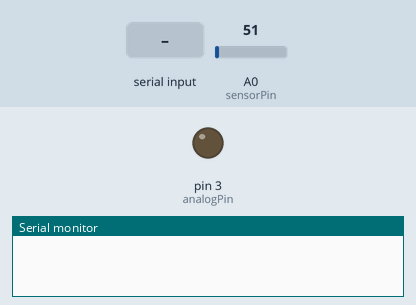
Recording of a sketch running on a simulated Arduino Uno, built with avr-gcc and run on an emulated ATmega328P. Parts: output pins drawn as LEDs (lit = HIGH), the last lines printed to the serial monitor. Inputs (shaded band) come from the test bench; at power-on: A0 (sensorPin) = 51.

Above: at 1.2 s.
1.3 s: "30,150\n" received over Serial
At 2.3 s:
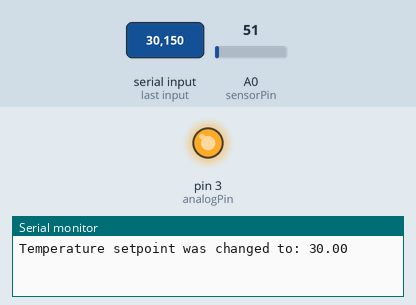
4.3 s: A0 (sensorPin) set to 62
At 6.43 s:
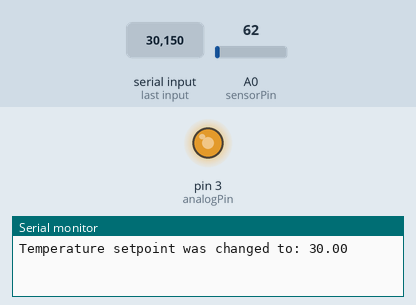
7.3 s: A0 (sensorPin) set to 86
10.5 s: "90,45\n" received over Serial
At 11.7 s:
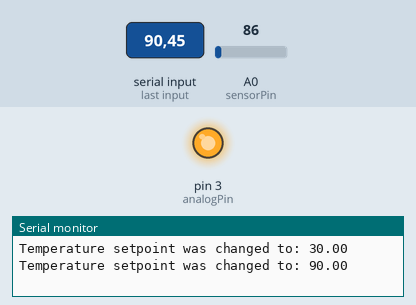
12.0 s: "5\n" received over Serial
At 12.7 s:
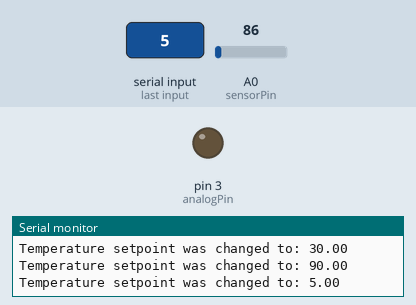
Timing chart, 0 to 14.5 s (numbered marks = the images above; inputs shaded):
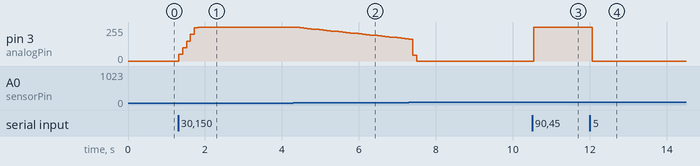

Measured:
- the behaviour switches between 61 and 62 on A0 (sensorPin) (found by bisection; images 1 and 2)
- after the input at 1.3 s, pin 3 (analogPin): moves from 0/255 to 255/255 over 0.51 s, starting at once
- after the input at 4.3 s, pin 3 (analogPin): moves from 255/255 to 165/255 over 2.9 s, starting after 0.06 s
- after the input at 10.5 s, pin 3 (analogPin): 0/255 → 255/255 at once
- after the input at 12.0 s, pin 3 (analogPin): 255/255 → 0/255 after 0.06 s

The sketch:

Temperature_pid.ino
```cpp
//Temperature sensor LM35

int sensorPin = A0;    // select the input pin
float sensorValue = 0;  // variable to store the value coming from the sensor
float sensorTemp = 0.0; // variable temperature
int stepTime = 100;   // variable to delay the loop
int kp = -10; // proportinal factor of the PID
int dutyCycle = 0; // starts off
int analogPin = 3; // pin for transistor's gate
int numberOfPoints = 10; // number of temperature measurements to average
int i = 0; // counter
float correction; // correction factor for PID

float setPointTemperature = 20;

char incomingBytes = 0;
String readString = "";

void setup() {
  // config serial communication
  //Serial.begin(9600);
  Serial.begin(2000000);
  pinMode(analogPin, OUTPUT);
}

void loop() {

  // read the incoming bytes
  while (Serial.available() > 0) {
    char incomingBytes = Serial.read();
    readString += incomingBytes;
  }

// notify if readString is non-zero
  if (readString.length() > 0) {
    float aux = readString.toFloat();
    if (aux == 0) {
      Serial.print((String)"setpoint:"+setPointTemperature);
      Serial.print((String)":sensorTemp:"+sensorTemp);
      Serial.println((String)":dutyCycle:"+dutyCycle);
      readString="";
    }
    else {
      Serial.print("Temperature setpoint was changed to: ");
      Serial.println((String)aux);
      setPointTemperature = aux;
      readString="";
    }
  }

//  instruction = Serial.parseFloat();
//
//  if (instruction == 999) {
//    Serial.print((String)"setpoint: "+setPointTemperature);
//    Serial.print((String)" -- sensorTemp: "+sensorTemp);
//    Serial.println((String)" -- dutyCycle: "+dutyCycle);
//    instruction = -1;
//  }
//  else if (instruction == 20) {
//    Serial.println((String)"Setpoint was changed.");
//    setPointTemperature = instruction;
//    instruction = -1;
//  }

  // read the value from the sensor LM35
  sensorValue = 0;
  for (i = 0; i < numberOfPoints; i++) {
    sensorValue = sensorValue + analogRead(sensorPin);
  }
  sensorValue = sensorValue/numberOfPoints;

  sensorTemp = ((5.0 * sensorValue) / 1023.0) * 100.0;  //conversion of temp to Celsius
  //  Serial.println(sensorTemp);

  // PID
  correction = kp*(sensorTemp - setPointTemperature);
  dutyCycle = dutyCycle + (int)correction;

  // keep dutyCycle value inside allowed range
  if (dutyCycle > 255) {
    dutyCycle = 255;
  }
  if (dutyCycle < 0) {
    dutyCycle = 0;
  }

  analogWrite(analogPin, dutyCycle);

  delay(stepTime);
}
```
